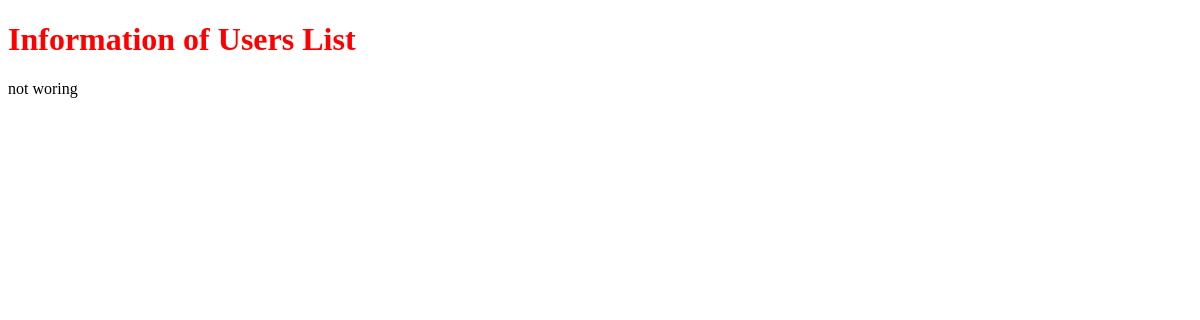
Before: / with the older database file.
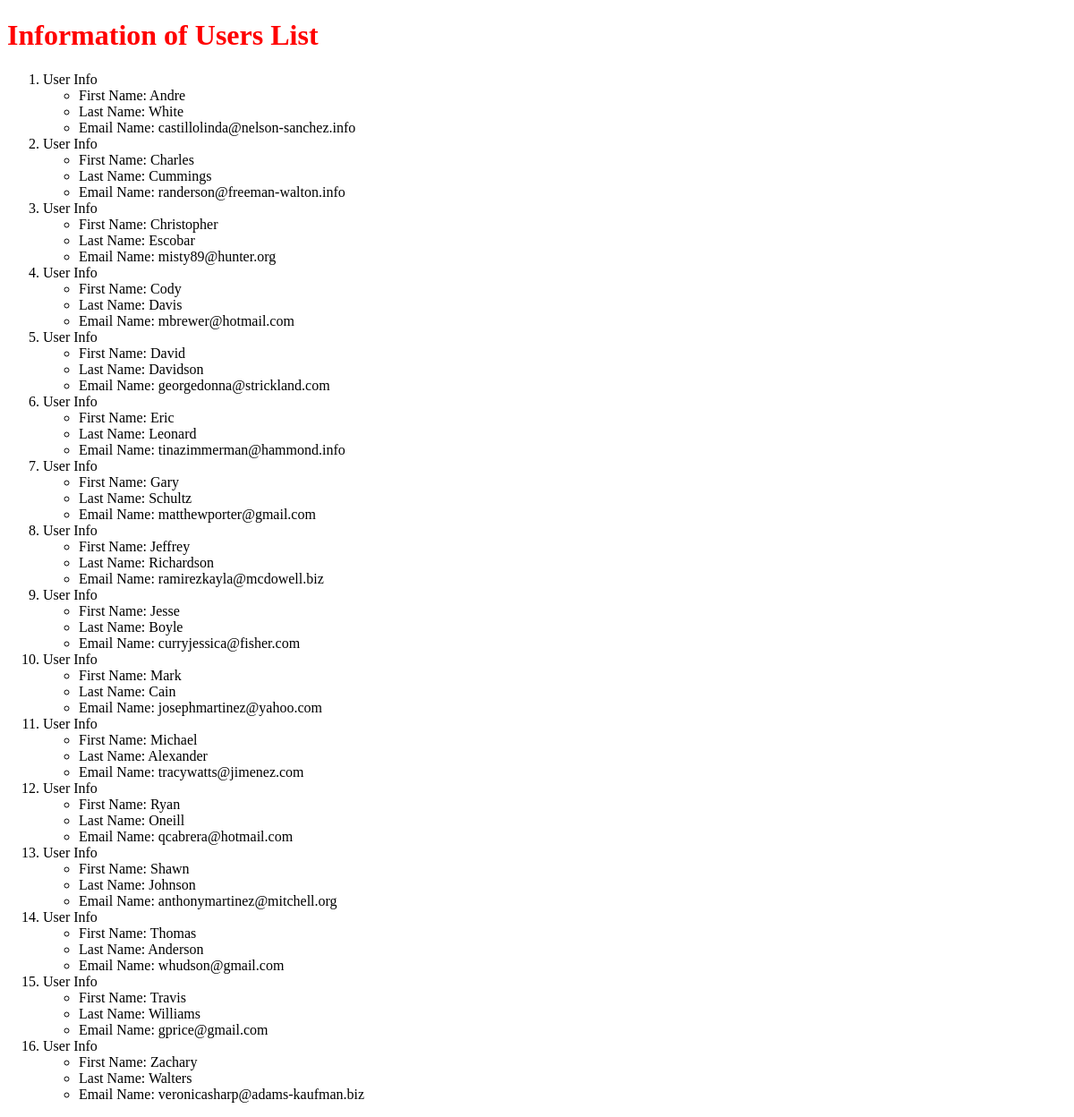
After: the same page with the newer database file.
### apptwo/models.py (models this page shows, shortened)
class User(models.Model):
    f_name = models.CharField(max_length=264, unique=True)
    l_name = models.CharField(max_length=256,null=True)
    email = models.EmailField(max_length=70, blank=True)

### apptwo/views.py (the view)
# urls.py: url(r'^$',views.index,name="index")
def index(jellybelly):
    altu = User.objects.order_by('f_name')
    faltu = {'temptag': altu}
    return render(jellybelly,"html/index.html",context=faltu)

### template/html/index.html (shortened to what this page needs)
<!DOCTYPE html>
{%load staticfiles%}
<html lang="en" dir="ltr">
  <head>
    <link rel="stylesheet" href="{% static "css/mystyle.css"%}"/>
    </head>
    <body>
      <h1>Information of Users List</h1>
      {%if temptag%}
      <ol>
        {%for acc in temptag %}
        <li>User Info</li>
        <ul>
        <li>First Name: {{acc.f_name}}</li>
        <li>Last Name: {{acc.l_name}}</li>
        <li>Email Name: {{acc.email}}</li>
          </ul>
          {%endfor%}
      </ol>
        {%else%}
        <p>not woring</p>
        {%endif%}
    </body>
</html>

### static/css/mystyle.css (style rules this page uses)
h1 { color: red; }

Changed rows visible on the page:
added User: f_name "Andre", l_name "White", email "castillolinda@nelson-sanchez.info"
added User: f_name "Charles", l_name "Cummings", email "randerson@freeman-walton.info"
added User: f_name "Christopher", l_name "Escobar", email "misty89@hunter.org"
added User: f_name "Cody", l_name "Davis", email "mbrewer@hotmail.com"
added User: f_name "David", l_name "Davidson", email "georgedonna@strickland.com"
added User: f_name "Eric", l_name "Leonard", email "tinazimmerman@hammond.info"
added User: f_name "Gary", l_name "Schultz", email "matthewporter@gmail.com"
added User: f_name "Jeffrey", l_name "Richardson", email "ramirezkayla@mcdowell.biz"
added User: f_name "Jesse", l_name "Boyle", email "curryjessica@fisher.com"
added User: f_name "Mark", l_name "Cain", email "josephmartinez@yahoo.com"
added User: f_name "Michael", l_name "Alexander", email "tracywatts@jimenez.com"
added User: f_name "Ryan", l_name "Oneill", email "qcabrera@hotmail.com"
added User: f_name "Shawn", l_name "Johnson", email "anthonymartinez@mitchell.org"
added User: f_name "Thomas", l_name "Anderson", email "whudson@gmail.com"
added User: f_name "Travis", l_name "Williams", email "gprice@gmail.com"
added User: f_name "Zachary", l_name "Walters", email "veronicasharp@adams-kaufman.biz"
Other visible differences:
text no longer shown: "not woring"
